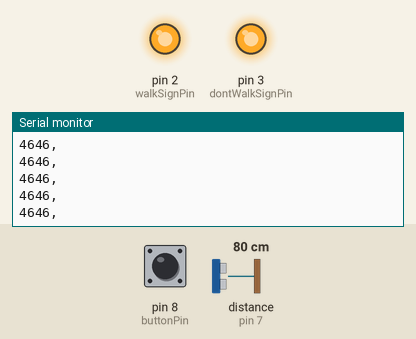
Recording of a sketch running on a simulated Arduino Uno, built with avr-gcc and run on an emulated ATmega328P. Shown: output pins drawn as LEDs (lit = HIGH), the last lines printed to the serial monitor. Wiring (inferred from the names in the program): ultrasonic range finder: trigger pin 7; echo pin 7. Inputs (shaded band) come from the test bench; at power-on: distance to the obstacle (sensor on pin 7) 80 cm, pin 8 (buttonPin) HIGH. The echo pulse lasts 58.3 µs per cm.

Above: at 1.2 s.
1.3 s: distance to the obstacle (sensor on pin 7) set to 74 cm
At 1.31 s:
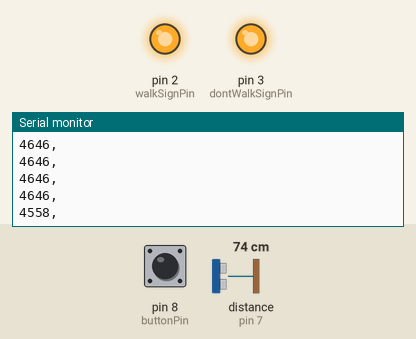
2.8 s: distance to the obstacle (sensor on pin 7) set to 67 cm
At 2.81 s:
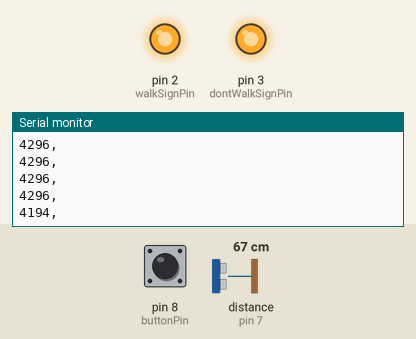
4.3 s: distance to the obstacle (sensor on pin 7) set to 62 cm
At 4.31 s:
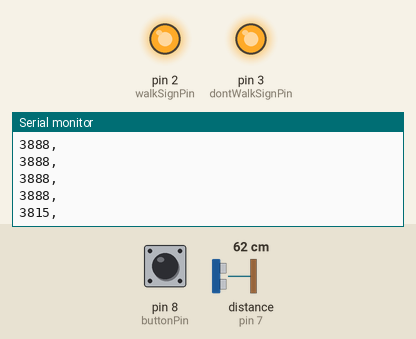
5.8 s: distance to the obstacle (sensor on pin 7) set to 55 cm
At 5.81 s:
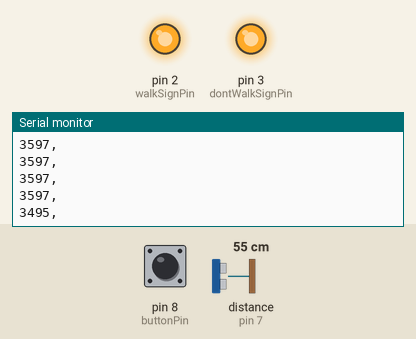
7.3 s: distance to the obstacle (sensor on pin 7) set to 49 cm
At 7.31 s:
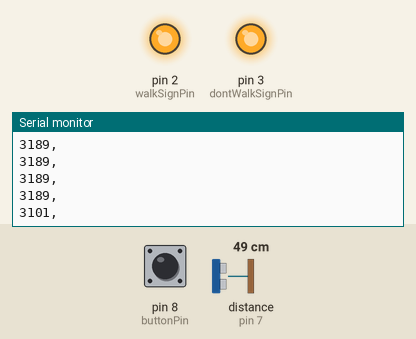
8.8 s: distance to the obstacle (sensor on pin 7) set to 44 cm
At 8.81 s:
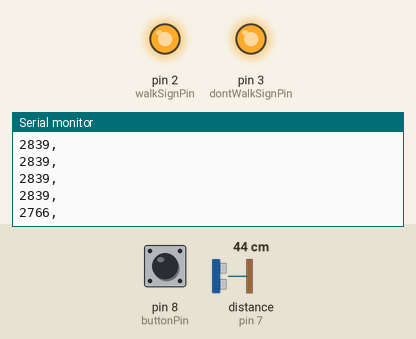
Timing chart, 0 to 11.3 s (numbered marks = the images above; inputs shaded):
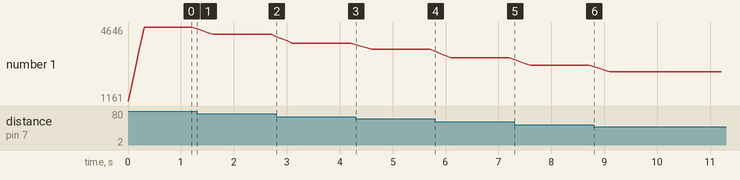

Measured:
- after the input at 1.3 s, the serial monitor: prints a new line at once (image 1)
- after the input at 2.8 s, the serial monitor: prints a new line at once (image 2)
- after the input at 4.3 s, the serial monitor: prints a new line at once (image 3)
- after the input at 5.8 s, the serial monitor: prints a new line at once (image 4)
- after the input at 7.3 s, the serial monitor: prints a new line at once (image 5)
- after the input at 8.8 s, the serial monitor: prints a new line at once (image 6)
- plotted number 1: 4646 → 4296 after the input at 1.3 s, 4296 → 3888 after the input at 2.8 s, 3888 → 3597 after the input at 4.3 s, 3597 → 3189 after the input at 5.8 s, 3189 → 2839 after the input at 7.3 s

The sketch:

GarageParkingSensor.ino
```cpp
#include <EEPROM.h>

#define DURATION_FILTER_LENGTH 4

long duration;
long durationChange;
long durationFilterDerivative[DURATION_FILTER_LENGTH - 1];

const long durationChangeThreshold = 500;

long lastMillis;

long signEnabledCount = 0;
long vehiclePositionThreshold;
const long vehiclePositionHysteriesis = 500 ;


long durationFilter[DURATION_FILTER_LENGTH];

// this constant won't change. It's the pin number of the sensor's output:
const int pingPin = 7;

bool isButtonPressed = false;
const int buttonPin = 8;

bool walkSignOn = false;
bool dontWalkSignOn = false;
const int walkSignPin = 2;
const int dontWalkSignPin = 3;

void setup() {
  // initialize serial communication:
  Serial.begin(115200);
  lastMillis = millis();

  pinMode(buttonPin, INPUT_PULLUP);

  pinMode(walkSignPin, OUTPUT);
  pinMode(dontWalkSignPin, OUTPUT);

  digitalWrite(walkSignPin, HIGH);
  digitalWrite(dontWalkSignPin, HIGH);

  vehiclePositionThreshold = 0;
  for(int i = 0; i < sizeof(long); i++)
  {
    vehiclePositionThreshold = vehiclePositionThreshold | (EEPROM.read(i) << (8*i));
  }

}

void loop() {
  // establish variables for duration of the ping, and the distance result
  // in inches and centimeters:

  // The PING))) is triggered by a HIGH pulse of 2 or more microseconds.
  // Give a short LOW pulse beforehand to ensure a clean HIGH pulse:
  pinMode(pingPin, OUTPUT);
  digitalWrite(pingPin, LOW);
  delayMicroseconds(2);
  digitalWrite(pingPin, HIGH);
  delayMicroseconds(5);
  digitalWrite(pingPin, LOW);

  // The same pin is used to read the signal from the PING))): a HIGH pulse
  // whose duration is the time (in microseconds) from the sending of the ping
  // to the reception of its echo off of an object.
  pinMode(pingPin, INPUT);
  duration = pulseIn(pingPin, HIGH);

  //index to the next filter step
  for(int i = DURATION_FILTER_LENGTH-1; i > 0; i--)
  {
    durationFilter[i] = durationFilter[i-1];
  }
  durationFilter[0] = duration;

  //compute the averaged out duration - moving average filter
  duration = 0;
  for(int i = 0; i < DURATION_FILTER_LENGTH; i++)
  {
    duration = duration + durationFilter[i];
  }
  duration = duration / DURATION_FILTER_LENGTH;

  //compute the derivative of the filter
  durationChange = 0;
  for(int i = 0; i < DURATION_FILTER_LENGTH-1; i++)
  {
    durationFilterDerivative[i] = durationFilter[i+1] - durationFilter[i];
  }
  //compute the average of the derivative
  for(int i = 0; i < DURATION_FILTER_LENGTH-1; i++)
  {
    durationChange = durationChange + durationFilterDerivative[i];
  }

  //determine if signs should be enabled
  if((durationChange > durationChangeThreshold) & (signEnabledCount == 0))
  {
    signEnabledCount = 2400;
  }

  if((digitalRead(buttonPin) == LOW) & (isButtonPressed == false))
  {
    isButtonPressed = true;
    vehiclePositionThreshold = duration;
    for(int i = 0; i < sizeof(long); i++)
    {
      EEPROM.write(i, 0xFF & (vehiclePositionThreshold >> (8*i)));
    }
  }

  if(digitalRead(buttonPin) == HIGH)
  {
    isButtonPressed = false;
  }


  Serial.print(duration);
  Serial.print(",");
  if(signEnabledCount > 0)
  {
    signEnabledCount--;
    Serial.print(vehiclePositionThreshold);
    Serial.print(",");
    Serial.print("SIGNS_ENABLED");
    Serial.print(",");
    if((duration > vehiclePositionThreshold + vehiclePositionHysteriesis) | (duration < vehiclePositionThreshold - vehiclePositionHysteriesis))
    {
      Serial.println("CAR IN BAD PLACE");
      digitalWrite(walkSignPin, HIGH);
      digitalWrite(dontWalkSignPin, LOW);
    }
    else
    {
      Serial.println("OK");
      digitalWrite(walkSignPin, LOW);
      digitalWrite(dontWalkSignPin, HIGH);
    }
  }
  else
  {
    digitalWrite(walkSignPin, HIGH);
    digitalWrite(dontWalkSignPin, HIGH);
    Serial.println();
  }

  delay(100 - (millis() - lastMillis));
  lastMillis = millis();
}
```
